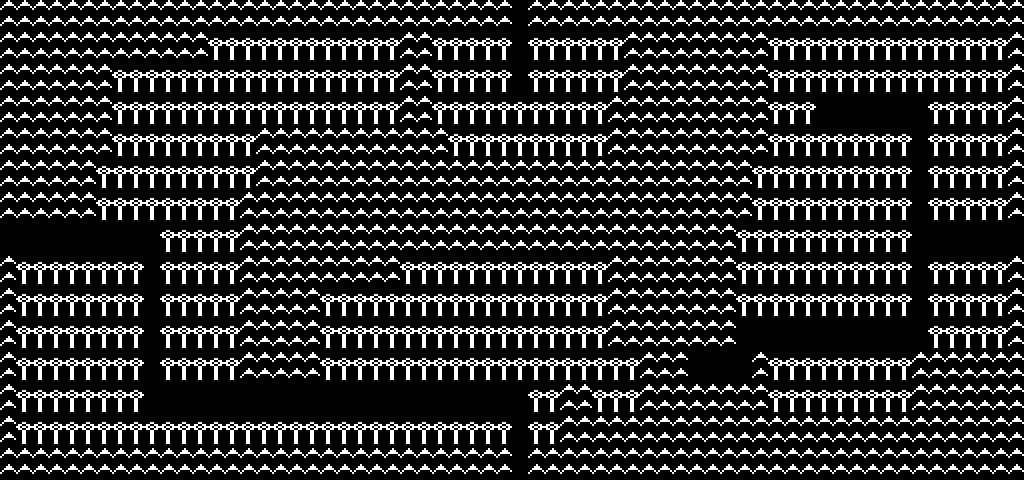

This game map was drawn from its Tiled (.tmx) file and the tilesets committed beside it. A one-line description and the trimmed map source follow:
An orthogonal 64x15 tile map with 16x32 px tiles, 1 tile layer (Map6).

<map version="1.0" orientation="orthogonal" width="64" height="15" tilewidth="16" tileheight="32">
 <tileset firstgid="1" name="tileset15" tilewidth="16" tileheight="32">
  <image source="../res/tileset15.png" width="240" height="32" />
  <tile id="0">
   <properties>
    <property name="type" value="NULL" />
   </properties>
  </tile>
  <tile id="1">
   <properties>
    <property name="type" value="BRICK" />
   </properties>
  </tile>
  <tile id="2">
   <properties>
    <property name="type" value="WOODS" />
   </properties>
  </tile>
  <tile id="3">
   <properties>
    <property name="type" value="MOUNTAIN1" />
   </properties>
  </tile>
  <tile id="4">
   <properties>
    <property name="type" value="PATH" />
   </properties>
  </tile>
  <tile id="5">
   <properties>
    <property name="type" value="SWAMP" />
   </properties>
  </tile>
  <tile id="6">
   <properties>
    <property name="type" value="TOWN" />
   </properties>
  </tile>
  <tile id="7">
   <properties>
    <property name="type" value="CHARACTER" />
   </properties>
  </tile>
  <tile id="8">
   <properties>
    <property name="type" value="ICHARACTER" />
   </properties>
  </tile>
  <tile id="9">
   <properties>
    <property name="type" value="GATE" />
   </properties>
  </tile>
  <tile id="10">
   <properties>
    <property name="type" value="MAPEDGE" />
   </properties>
  </tile>
  <tile id="11">
   <properties>
    <property name="type" value="PORTAL" />
   </properties>
  </tile>
  <tile id="12">
   <properties>
    <property name="type" value="FOREST" />
   </properties>
  </tile>
  <tile id="13">
   <properties>
    <property name="type" value="MOUNTAIN2" />
   </properties>
  </tile>
  <tile id="14">
   <properties>
    <property name="type" value="LAMP" />
   </properties>
  </tile>
 </tileset>
 <layer name="Map6" width="64" height="15">
  <data>[960 cells, 960 non-empty, 5 distinct tile ids]</data>
 </layer>
</map>